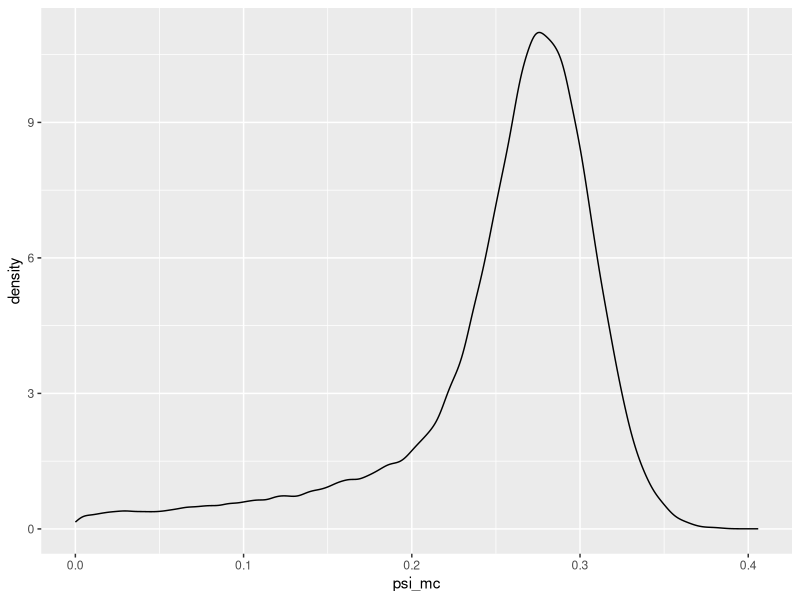

Here is the R script that generated this plot:
## ---- chunk 1
library(ggplot2)
## ---- chunk 2
eps <- 1e-08
correction <- function(rho_c, psi_c, phi_c, alpha, beta) {
  numerator <- rho_c * (1 - rho_c) * (psi_c - 1 + phi_c) * (alpha + beta - 1)
  denominator <- (rho_c + beta - 1) * (psi_c * rho_c * (1 - alpha) - alpha * (1 - phi_c) * (1 - rho_c))
  denominator <- ifelse(abs(denominator) < eps, NA, denominator)

  psi_temp <- 1 - numerator / denominator
  psi <- ifelse(is.na(psi_temp) | psi_temp < 0 | psi_temp > 1, NA, psi_temp)
  
  c(psi)
}
## ---- chunk 3
set.seed(123)
monte_carlo <- function (n, sp, sn, n_iter,
                         rho_c, psi_c, phi_c,
                         alpha_a, alpha_b, beta_a, beta_b) {
  
  alpha <- rbeta(n_iter, alpha_a, alpha_b)
  beta  <- rbeta(n_iter, beta_a, beta_b)
  rho_c <- rbinom(n_iter, n, rho_c) / n
  psi_c <- rbinom(n_iter, sp, psi_c) / sp
  phi_c <- rbinom(n_iter, sn, phi_c) / sn

  psi_hat <- correction(rho_c, psi_c, phi_c, alpha, beta)
  
  psi_l = quantile(psi_hat, probs = 0.25, na.rm = TRUE)
  psi = quantile(psi_hat, probs = 0.5, na.rm = TRUE)
  psi_u = quantile(psi_hat, probs = 0.75, na.rm = TRUE)
  
  #return(c(psi_l, psi, psi_u))
  return(psi_hat)
}
## ---- chunk 4
n <- 31869
sp <- 849
sn <- 31020
n_iter <- 100000
rho_c <- 0.027
psi_c <- 0.121
phi_c <- 0.578
alpha <- 0.848
beta <- 1.0
alpha_a <- 100
alpha_b <- 17.3
beta_a <- 68.3
beta_b <- 0.2

psi_point <- correction(rho_c, psi_c, phi_c, alpha, beta)
psi_mc <- monte_carlo(n, sp, sn, n_iter,
                      rho_c, psi_c, phi_c,
                      alpha_a, alpha_b, beta_a, beta_b)
## ---- chunk 5
ggplot(data.frame(psi_mc <- psi_mc), aes(psi_mc)) + geom_density()
